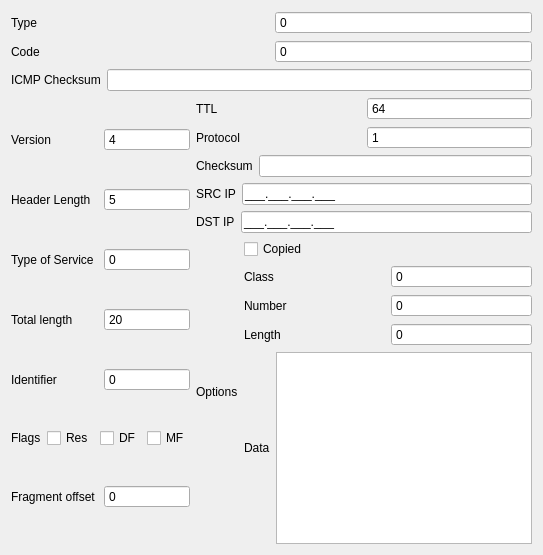
        <widget class="QWidget" name="icmp">
         <attribute name="title">
          <string>ICMP</string>
         </attribute>
         <layout class="QGridLayout" name="gridLayout_3">
          <item row="0" column="0">
           <layout class="QGridLayout" name="gridLayout_9">
            <item row="0" column="0">
             <layout class="QHBoxLayout" name="horizontalLayout_48">
              <item>
               <widget class="QLabel" name="label_icmp_Type">
                <property name="text">
                 <string>Type</string>
                </property>
               </widget>
              </item>
              <item>
               <widget class="QSpinBox" name="spinBox_icmp_Type">
                <property name="focusPolicy">
                 <enum>Qt::WheelFocus</enum>
                </property>
                <property name="contextMenuPolicy">
                 <enum>Qt::DefaultContextMenu</enum>
                </property>
                <property name="toolTip">
                 <string>&lt;html&gt;&lt;head/&gt;&lt;body&gt;&lt;p&gt;SRC port&lt;/p&gt;&lt;/body&gt;&lt;/html&gt;</string>
                </property>
                <property name="whatsThis">
                 <string/>
                </property>
                <property name="buttonSymbols">
                 <enum>QAbstractSpinBox::NoButtons</enum>
                </property>
                <property name="suffix">
                 <string/>
                </property>
                <property name="minimum">
                 <number>0</number>
                </property>
                <property name="maximum">
                 <number>255</number>
                </property>
                <property name="value">
                 <number>0</number>
                </property>
                <property name="displayIntegerBase">
                 <number>10</number>
                </property>
               </widget>
              </item>
             </layout>
            </item>
            <item row="1" column="0">
             <layout class="QHBoxLayout" name="horizontalLayout_64">
              <item>
               <widget class="QLabel" name="label_icmp_Code">
                <property name="text">
                 <string>Code</string>
                </property>
               </widget>
              </item>
              <item>
               <widget class="QSpinBox" name="spinBox_icmp_Code">
                <property name="focusPolicy">
                 <enum>Qt::WheelFocus</enum>
                </property>
                <property name="contextMenuPolicy">
                 <enum>Qt::DefaultContextMenu</enum>
                </property>
                <property name="toolTip">
                 <string>&lt;html&gt;&lt;head/&gt;&lt;body&gt;&lt;p&gt;SRC port&lt;/p&gt;&lt;/body&gt;&lt;/html&gt;</string>
                </property>
                <property name="whatsThis">
                 <string/>
                </property>
                <property name="buttonSymbols">
                 <enum>QAbstractSpinBox::NoButtons</enum>
                </property>
                <property name="suffix">
                 <string/>
                </property>
                <property name="minimum">
                 <number>0</number>
                </property>
                <property name="maximum">
                 <number>255</number>
                </property>
                <property name="value">
                 <number>0</number>
                </property>
                <property name="displayIntegerBase">
                 <number>10</number>
                </property>
               </widget>
              </item>
             </layout>
            </item>
            <item row="2" column="0">
             <layout class="QHBoxLayout" name="horizontalLayout_65">
              <item>
               <widget class="QLabel" name="label_icmp_Checksum">
                <property name="text">
                 <string>ICMP Checksum</string>
                </property>
               </widget>
              </item>
              <item>
               <widget class="QLineEdit" name="lineEdit_icmp_Checksum"/>
              </item>
             </layout>
            </item>
           </layout>
          </item>
          <item row="1" column="0">
           <layout class="QGridLayout" name="gridLayout_10">
            <item row="0" column="0">
             <layout class="QVBoxLayout" name="verticalLayout_9">
              <item>
               <layout class="QHBoxLayout" name="horizontalLayout_45">
                <item>
                 <widget class="QLabel" name="label_icmp_Version">
                  <property name="text">
                   <string>Version</string>
                  </property>
                 </widget>
                </item>
                <item>
                 <widget class="QSpinBox" name="spinBox_icmp_Version">
                  <property name="focusPolicy">
                   <enum>Qt::WheelFocus</enum>
                  </property>
                  <property name="contextMenuPolicy">
                   <enum>Qt::DefaultContextMenu</enum>
                  </property>
                  <property name="toolTip">
                   <string>&lt;html&gt;&lt;head/&gt;&lt;body&gt;&lt;p&gt;SRC port&lt;/p&gt;&lt;/body&gt;&lt;/html&gt;</string>
                  </property>
                  <property name="whatsThis">
                   <string/>
                  </property>
                  <property name="buttonSymbols">
                   <enum>QAbstractSpinBox::NoButtons</enum>
                  </property>
                  <property name="suffix">
                   <string/>
                  </property>
                  <property name="minimum">
                   <number>0</number>
                  </property>
                  <property name="maximum">
                   <number>15</number>
                  </property>
                  <property name="value">
                   <number>4</number>
                  </property>
                  <property name="displayIntegerBase">
                   <number>10</number>
                  </property>
                 </widget>
                </item>
               </layout>
              </item>
              <item>
               <layout class="QHBoxLayout" name="horizontalLayout_46">
                <item>
                 <widget class="QLabel" name="label_icmp_HeaderLenght">
                  <property name="text">
                   <string>Header Length</string>
                  </property>
                 </widget>
                </item>
                <item>
                 <widget class="QSpinBox" name="spinBox_icmp_HeaderLenght">
                  <property name="focusPolicy">
                   <enum>Qt::WheelFocus</enum>
                  </property>
                  <property name="contextMenuPolicy">
                   <enum>Qt::DefaultContextMenu</enum>
                  </property>
                  <property name="toolTip">
                   <string>&lt;html&gt;&lt;head/&gt;&lt;body&gt;&lt;p&gt;SRC port&lt;/p&gt;&lt;/body&gt;&lt;/html&gt;</string>
                  </property>
                  <property name="whatsThis">
                   <string>&lt;html&gt;&lt;head/&gt;&lt;body&gt;&lt;p&gt;Minimum 5 in standard&lt;/p&gt;&lt;p&gt;&lt;br/&gt;&lt;/p&gt;&lt;p&gt;&lt;br/&gt;&lt;/p&gt;&lt;/body&gt;&lt;/html&gt;</string>
                  </property>
                  <property name="buttonSymbols">
                   <enum>QAbstractSpinBox::NoButtons</enum>
                  </property>
                  <property name="suffix">
                   <string/>
                  </property>
                  <property name="minimum">
                   <number>0</number>
                  </property>
                  <property name="maximum">
                   <number>15</number>
                  </property>
                  <property name="value">
                   <number>5</number>
                  </property>
                  <property name="displayIntegerBase">
                   <number>10</number>
                  </property>
                 </widget>
                </item>
               </layout>
              </item>
              <item>
               <layout class="QHBoxLayout" name="horizontalLayout_47">
                <item>
                 <widget class="QLabel" name="label_icmp_ToS">
                  <property name="text">
                   <string>Type of Service</string>
                  </property>
                 </widget>
                </item>
                <item>
                 <widget class="QSpinBox" name="spinBox_icmp_ToS">
                  <property name="focusPolicy">
                   <enum>Qt::WheelFocus</enum>
                  </property>
                  <property name="contextMenuPolicy">
                   <enum>Qt::DefaultContextMenu</enum>
                  </property>
                  <property name="toolTip">
                   <string>&lt;html&gt;&lt;head/&gt;&lt;body&gt;&lt;p&gt;SRC port&lt;/p&gt;&lt;/body&gt;&lt;/html&gt;</string>
                  </property>
                  <property name="whatsThis">
                   <string/>
                  </property>
                  <property name="buttonSymbols">
                   <enum>QAbstractSpinBox::NoButtons</enum>
                  </property>
                  <property name="suffix">
                   <string/>
                  </property>
                  <property name="minimum">
                   <number>0</number>
                  </property>
                  <property name="maximum">
                   <number>255</number>
                  </property>
                  <property name="displayIntegerBase">
                   <number>10</number>
                  </property>
                 </widget>
                </item>
               </layout>
              </item>
              <item>
               <layout class="QHBoxLayout" name="horizontalLayout_49">
                <item>
                 <widget class="QLabel" name="label_icmp_TotalLength">
                  <property name="text">
                   <string>Total length</string>
                  </property>
                 </widget>
                </item>
                <item>
                 <widget class="QSpinBox" name="spinBox_icmp_TotalLenght">
                  <property name="focusPolicy">
                   <enum>Qt::WheelFocus</enum>
                  </property>
                  <property name="contextMenuPolicy">
                   <enum>Qt::DefaultContextMenu</enum>
                  </property>
                  <property name="toolTip">
                   <string>&lt;html&gt;&lt;head/&gt;&lt;body&gt;&lt;p&gt;SRC port&lt;/p&gt;&lt;/body&gt;&lt;/html&gt;</string>
                  </property>
                  <property name="whatsThis">
                   <string>&lt;html&gt;&lt;head/&gt;&lt;body&gt;&lt;p&gt;Minimum 20 in standard&lt;/p&gt;&lt;p&gt;&lt;br/&gt;&lt;/p&gt;&lt;/body&gt;&lt;/html&gt;</string>
                  </property>
                  <property name="buttonSymbols">
                   <enum>QAbstractSpinBox::NoButtons</enum>
                  </property>
                  <property name="suffix">
                   <string/>
                  </property>
                  <property name="minimum">
                   <number>0</number>
                  </property>
                  <property name="maximum">
                   <number>65535</number>
                  </property>
                  <property name="value">
                   <number>20</number>
                  </property>
                  <property name="displayIntegerBase">
                   <number>10</number>
                  </property>
                 </widget>
                </item>
               </layout>
              </item>
              <item>
               <layout class="QHBoxLayout" name="horizontalLayout_50">
                <item>
                 <widget class="QLabel" name="label_icmp_Identifier_2">
                  <property name="text">
                   <string>Identifier</string>
                  </property>
                 </widget>
                </item>
                <item>
                 <widget class="QSpinBox" name="spinBox_icmp_Identifier">
                  <property name="focusPolicy">
                   <enum>Qt::WheelFocus</enum>
                  </property>
                  <property name="contextMenuPolicy">
                   <enum>Qt::DefaultContextMenu</enum>
                  </property>
                  <property name="toolTip">
                   <string>&lt;html&gt;&lt;head/&gt;&lt;body&gt;&lt;p&gt;DST port&lt;/p&gt;&lt;/body&gt;&lt;/html&gt;</string>
                  </property>
                  <property name="whatsThis">
                   <string/>
                  </property>
                  <property name="buttonSymbols">
                   <enum>QAbstractSpinBox::NoButtons</enum>
                  </property>
                  <property name="suffix">
                   <string/>
                  </property>
                  <property name="maximum">
                   <number>65535</number>
                  </property>
                  <property name="value">
                   <number>0</number>
                  </property>
                  <property name="displayIntegerBase">
                   <number>10</number>
                  </property>
                 </widget>
                </item>
               </layout>
              </item>
              <item>
               <layout class="QHBoxLayout" name="horizontalLayout_51">
                <item>
                 <widget class="QLabel" name="label_icmp_Flags">
                  <property name="text">
                   <string>Flags</string>
                  </property>
                 </widget>
                </item>
                <item>
                 <layout class="QHBoxLayout" name="horizontalLayout_52">
                  <item>
                   <widget class="QCheckBox" name="checkBox_icmp_Res">
                    <property name="whatsThis">
                     <string>&lt;html&gt;&lt;head/&gt;&lt;body&gt;&lt;p&gt;Must be 0&lt;/p&gt;&lt;p&gt;&lt;br/&gt;&lt;/p&gt;&lt;/body&gt;&lt;/html&gt;</string>
                    </property>
                    <property name="text">
                     <string>Res</string>
                    </property>
                   </widget>
                  </item>
                  <item>
                   <widget class="QCheckBox" name="checkBox_icmp_DF">
                    <property name="text">
                     <string>DF</string>
                    </property>
                   </widget>
                  </item>
                  <item>
                   <widget class="QCheckBox" name="checkBox_icmp_MF">
                    <property name="text">
                     <string>MF</string>
                    </property>
                   </widget>
                  </item>
                 </layout>
                </item>
               </layout>
              </item>
              <item>
               <layout class="QHBoxLayout" name="horizontalLayout_53">
                <item>
                 <widget class="QLabel" name="label_icmp_FragmentOffset">
                  <property name="text">
                   <string>Fragment offset</string>
                  </property>
                 </widget>
                </item>
                <item>
                 <widget class="QSpinBox" name="spinBox_icmp_FragmentOffset">
                  <property name="focusPolicy">
                   <enum>Qt::WheelFocus</enum>
                  </property>
                  <property name="contextMenuPolicy">
                   <enum>Qt::DefaultContextMenu</enum>
                  </property>
                  <property name="toolTip">
                   <string>&lt;html&gt;&lt;head/&gt;&lt;body&gt;&lt;p&gt;DST port&lt;/p&gt;&lt;/body&gt;&lt;/html&gt;</string>
                  </property>
                  <property name="whatsThis">
                   <string/>
                  </property>
                  <property name="buttonSymbols">
                   <enum>QAbstractSpinBox::NoButtons</enum>
                  </property>
                  <property name="suffix">
                   <string/>
                  </property>
                  <property name="maximum">
                   <number>8191</number>
                  </property>
                  <property name="value">
                   <number>0</number>
                  </property>
                  <property name="displayIntegerBase">
                   <number>10</number>
                  </property>
                 </widget>
                </item>
               </layout>
              </item>
             </layout>
            </item>
            <item row="0" column="1">
             <layout class="QVBoxLayout" name="verticalLayout_10">
              <item>
               <layout class="QHBoxLayout" name="horizontalLayout_54">
                <item>
                 <widget class="QLabel" name="label_icmp_TTL">
                  <property name="text">
                   <string>TTL</string>
                  </property>
                 </widget>
                </item>
                <item>
                 <widget class="QSpinBox" name="spinBox_icmp_TTL">
                  <property name="focusPolicy">
                   <enum>Qt::WheelFocus</enum>
                  </property>
                  <property name="contextMenuPolicy">
                   <enum>Qt::DefaultContextMenu</enum>
                  </property>
                  <property name="toolTip">
                   <string>&lt;html&gt;&lt;head/&gt;&lt;body&gt;&lt;p&gt;DST port&lt;/p&gt;&lt;/body&gt;&lt;/html&gt;</string>
                  </property>
                  <property name="whatsThis">
                   <string/>
                  </property>
                  <property name="buttonSymbols">
                   <enum>QAbstractSpinBox::NoButtons</enum>
                  </property>
                  <property name="suffix">
                   <string/>
                  </property>
                  <property name="maximum">
                   <number>255</number>
                  </property>
                  <property name="value">
                   <number>64</number>
                  </property>
                  <property name="displayIntegerBase">
                   <number>10</number>
                  </property>
                 </widget>
                </item>
               </layout>
              </item>
              <item>
               <layout class="QHBoxLayout" name="horizontalLayout_55">
                <item>
                 <widget class="QLabel" name="label_icmp_Protocol">
                  <property name="text">
                   <string>Protocol</string>
                  </property>
                 </widget>
                </item>
                <item>
                 <widget class="QSpinBox" name="spinBox_icmp_Protocol">
                  <property name="focusPolicy">
                   <enum>Qt::WheelFocus</enum>
                  </property>
                  <property name="contextMenuPolicy">
                   <enum>Qt::DefaultContextMenu</enum>
                  </property>
                  <property name="toolTip">
                   <string>&lt;html&gt;&lt;head/&gt;&lt;body&gt;&lt;p&gt;DST port&lt;/p&gt;&lt;/body&gt;&lt;/html&gt;</string>
                  </property>
                  <property name="whatsThis">
                   <string/>
                  </property>
                  <property name="buttonSymbols">
                   <enum>QAbstractSpinBox::NoButtons</enum>
                  </property>
                  <property name="suffix">
                   <string/>
                  </property>
                  <property name="maximum">
                   <number>255</number>
                  </property>
                  <property name="value">
                   <number>1</number>
                  </property>
                  <property name="displayIntegerBase">
                   <number>10</number>
                  </property>
                 </widget>
                </item>
               </layout>
              </item>
              <item>
               <layout class="QHBoxLayout" name="horizontalLayout_56">
                <item>
                 <widget class="QLabel" name="label_icmp_Checksum_2">
                  <property name="text">
                   <string>Checksum</string>
                  </property>
                 </widget>
                </item>
                <item>
                 <widget class="QLineEdit" name="lineEdit_icmp_Checksum_2"/>
                </item>
               </layout>
              </item>
              <item>
               <layout class="QHBoxLayout" name="horizontalLayout_57">
                <item>
                 <widget class="QLabel" name="label_icmp_SRCIP">
                  <property name="text">
                   <string>SRC IP</string>
                  </property>
                 </widget>
                </item>
                <item>
                 <widget class="QLineEdit" name="lineEdit_icmp_SRCIP">
                  <property name="inputMask">
                   <string>000.000.000.000;_</string>
                  </property>
                  <property name="text">
                   <string>...</string>
                  </property>
                  <property name="clearButtonEnabled">
                   <bool>false</bool>
                  </property>
                 </widget>
                </item>
               </layout>
              </item>
              <item>
               <layout class="QHBoxLayout" name="horizontalLayout_58">
                <item>
                 <widget class="QLabel" name="label_icmp_DSTIP">
                  <property name="text">
                   <string>DST IP</string>
                  </property>
                 </widget>
                </item>
                <item>
                 <widget class="QLineEdit" name="lineEdit_icmp_DSTIP">
                  <property name="inputMask">
                   <string>000.000.000.000;_</string>
                  </property>
                  <property name="text">
                   <string>...</string>
                  </property>
                  <property name="clearButtonEnabled">
                   <bool>false</bool>
                  </property>
                 </widget>
                </item>
               </layout>
              </item>
              <item>
               <layout class="QHBoxLayout" name="horizontalLayout_59">
                <item>
                 <widget class="QLabel" name="label_icmp_Options">
                  <property name="text">
                   <string>Options</string>
                  </property>
                 </widget>
                </item>
                <item>
                 <layout class="QVBoxLayout" name="verticalLayout_11">
                  <item>
                   <widget class="QCheckBox" name="checkBox_icmp_options_Copied">
                    <property name="text">
                     <string>Copied</string>
                    </property>
                   </widget>
                  </item>
                  <item>
                   <layout class="QHBoxLayout" name="horizontalLayout_60">
                    <item>
                     <widget class="QLabel" name="label_icmp_options_Class">
                      <property name="text">
                       <string>Class</string>
                      </property>
                     </widget>
                    </item>
                    <item>
                     <widget class="QSpinBox" name="spinBox_icmp_options_Class">
                      <property name="focusPolicy">
                       <enum>Qt::WheelFocus</enum>
                      </property>
                      <property name="contextMenuPolicy">
                       <enum>Qt::DefaultContextMenu</enum>
                      </property>
                      <property name="toolTip">
                       <string>&lt;html&gt;&lt;head/&gt;&lt;body&gt;&lt;p&gt;SRC port&lt;/p&gt;&lt;/body&gt;&lt;/html&gt;</string>
                      </property>
                      <property name="whatsThis">
                       <string/>
                      </property>
                      <property name="buttonSymbols">
                       <enum>QAbstractSpinBox::NoButtons</enum>
                      </property>
                      <property name="suffix">
                       <string/>
                      </property>
                      <property name="minimum">
                       <number>0</number>
                      </property>
                      <property name="maximum">
                       <number>3</number>
                      </property>
                      <property name="value">
                       <number>0</number>
                      </property>
                      <property name="displayIntegerBase">
                       <number>10</number>
                      </property>
                     </widget>
                    </item>
                   </layout>
                  </item>
                  <item>
                   <layout class="QHBoxLayout" name="horizontalLayout_61">
                    <item>
                     <widget class="QLabel" name="label_icmp_options_Number">
                      <property name="text">
                       <string>Number</string>
                      </property>
                     </widget>
                    </item>
                    <item>
                     <widget class="QSpinBox" name="spinBox_icmp_options_Number">
                      <property name="focusPolicy">
                       <enum>Qt::WheelFocus</enum>
                      </property>
                      <property name="contextMenuPolicy">
                       <enum>Qt::DefaultContextMenu</enum>
                      </property>
                      <property name="toolTip">
                       <string>&lt;html&gt;&lt;head/&gt;&lt;body&gt;&lt;p&gt;SRC port&lt;/p&gt;&lt;/body&gt;&lt;/html&gt;</string>
                      </property>
                      <property name="whatsThis">
                       <string/>
                      </property>
                      <property name="buttonSymbols">
                       <enum>QAbstractSpinBox::NoButtons</enum>
                      </property>
                      <property name="suffix">
                       <string/>
                      </property>
                      <property name="minimum">
                       <number>0</number>
                      </property>
                      <property name="maximum">
                       <number>31</number>
                      </property>
                      <property name="value">
                       <number>0</number>
                      </property>
                      <property name="displayIntegerBase">
                       <number>10</number>
                      </property>
                     </widget>
                    </item>
                   </layout>
                  </item>
                  <item>
                   <layout class="QHBoxLayout" name="horizontalLayout_62">
                    <item>
                     <widget class="QLabel" name="label_icmp_options_Lenght">
                      <property name="text">
                       <string>Length</string>
                      </property>
                     </widget>
                    </item>
                    <item>
                     <widget class="QSpinBox" name="spinBox_icmp_options_Length">
                      <property name="focusPolicy">
                       <enum>Qt::WheelFocus</enum>
                      </property>
                      <property name="contextMenuPolicy">
                       <enum>Qt::DefaultContextMenu</enum>
                      </property>
                      <property name="toolTip">
                       <string>&lt;html&gt;&lt;head/&gt;&lt;body&gt;&lt;p&gt;SRC port&lt;/p&gt;&lt;/body&gt;&lt;/html&gt;</string>
                      </property>
                      <property name="whatsThis">
                       <string/>
                      </property>
                      <property name="buttonSymbols">
                       <enum>QAbstractSpinBox::NoButtons</enum>
                      </property>
                      <property name="suffix">
                       <string/>
                      </property>
                      <property name="minimum">
                       <number>0</number>
                      </property>
                      <property name="maximum">
                       <number>255</number>
                      </property>
                      <property name="value">
                       <number>0</number>
                      </property>
                      <property name="displayIntegerBase">
                       <number>10</number>
                      </property>
                     </widget>
                    </item>
                   </layout>
                  </item>
                  <item>
                   <layout class="QHBoxLayout" name="horizontalLayout_63">
                    <item>
                     <widget class="QLabel" name="label_icmp_options_Data">
                      <property name="text">
                       <string>Data</string>
                      </property>
                     </widget>
                    </item>
                    <item>
                     <widget class="QPlainTextEdit" name="plainTextEdit_icmp_options_Data">
                      <property name="placeholderText">
                       <string/>
                      </property>
                     </widget>
                    </item>
                   </layout>
                  </item>
                 </layout>
                </item>
               </layout>
              </item>
             </layout>
            </item>
           </layout>
          </item>
         </layout>
        </widget>
